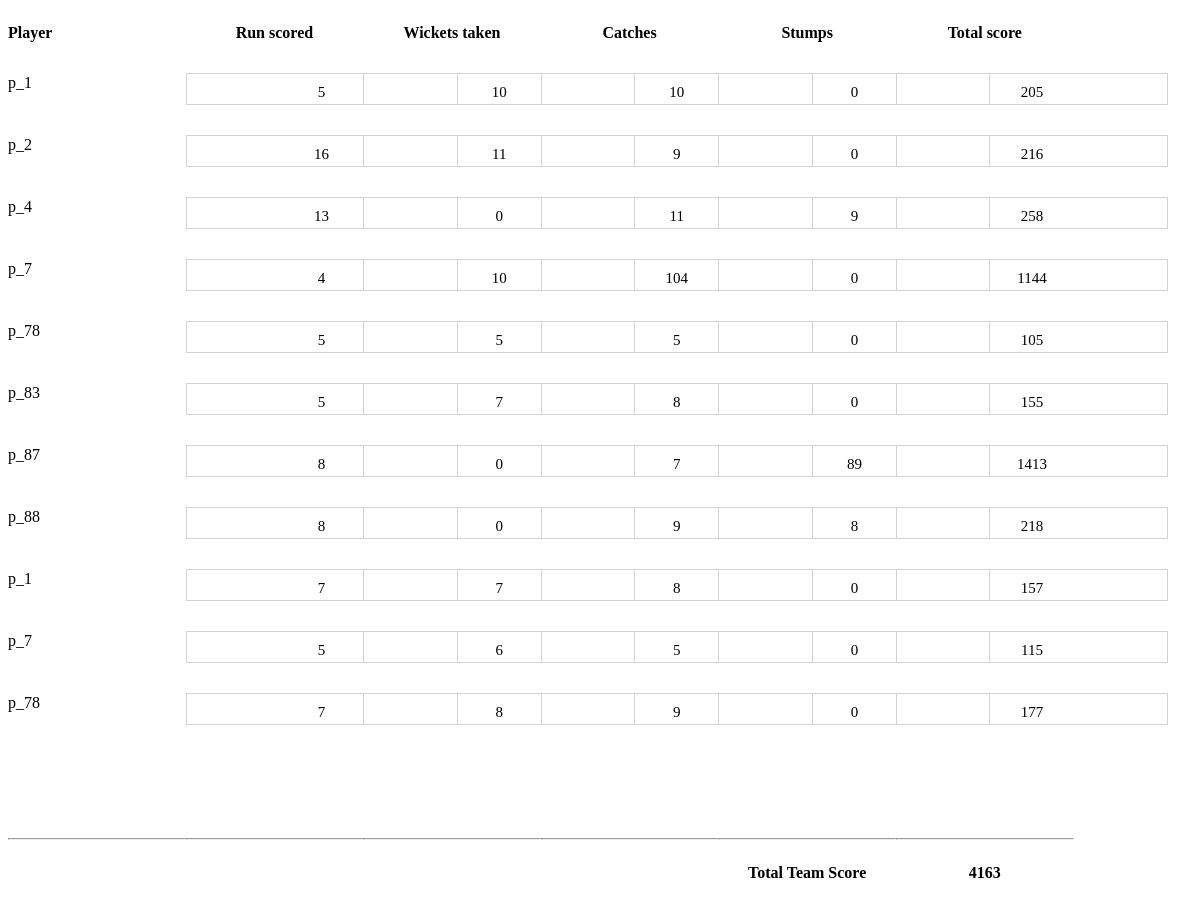
Screenshot of /normal_user/team_performance (signed in) with the database file from the repository.
### super_user/models.py (models this page shows)
class Players(models.Model):
	country = models.ForeignKey(Country, on_delete=models.CASCADE)
	name = models.TextField(max_length=255)
	category= models.TextField(max_length=255)
	class Meta:
		db_table = "Players"

class Player_score(models.Model):
	matches = models.ForeignKey(Matches, on_delete=models.CASCADE)
	players = models.ForeignKey(Players, on_delete=models.CASCADE)
	country = models.ForeignKey(Country, on_delete=models.CASCADE)
	player_name = models.TextField(max_length=40)
	runs = models.IntegerField()
	wickets = models.IntegerField()
	catches = models.IntegerField()
	stumps = models.IntegerField()
	total = models.IntegerField()
	class Meta:
		db_table = "Player_score"

### normal_user/views.py (the view)
# urls.py: url("team_performance", normal_user_views.team_performance, name="team_performance.html"),
@user_passes_test(check_normal_user)
def team_performance(request):
	my_user_id = request.user.id
	df = get_user_team_score(my_user_id)
	if isinstance(df, str):
		return HttpResponse(df)
	total = df.total.sum()
	data = df.apply(pd.Series.to_list, axis=1).to_list()
	return render(request, "team_performance.html", {"data" : data, 'total' : total})

### normal_user/views.py (called while the page is built)
def check_normal_user(user):
   return not user.is_superuser

### normal_user/templates/team_performance.html (shortened to what this page needs)
<html>
<head>
</head>
<body>
	<div class="row">
		<div class="column"><p><b>Player</b></p></div>
		<div class="column"><p><b><center>Run scored</center></b></p></div>
		<div class="column"><p><b><center>Wickets taken</center></b></p></div>
		<div class="column"><p><b><center>Catches</center></b></p></div>
		<div class="column"><p><b><center>Stumps</center></b></p></div>
		<div class="column"><p><b><center>Total score</center></b></p></div>
	</div>
	{% for i in data %}
		<div class="row">
			<div class="column"><p>{{ i.6 }}</p></div>
			<div class="column"><p id="pd">{{ i.1 }}</p></div>
			<div class="column"><p id="pd">{{ i.2 }}</p></div>
			<div class="column"><p id="pd">{{ i.3 }}</p></div>
			<div class="column"><p id="pd">{{ i.4 }}</p></div>
			<div class="column"><p id="pd">{{ i.5 }}</p></div>
		</div>
	{% endfor %}
	<div class="row">
		<div class="column"><br><br><br><br><br><hr></div>
		<div class="column"><br><br><br><br><br><hr></div>
		<div class="column"><br><br><br><br><br><hr></div>
		<div class="column"><br><br><br><br><br><hr></div>
		<div class="column"><br><br><br><br><br><hr></div>
		<div class="column"><br><br><br><br><br><hr></div>
	</div>
	<div class="row">
		<div class="column"><p></p></div>
		<div class="column"><p></p></div>
		<div class="column"><p></p></div>
		<div class="column"><p></p></div>
		<div class="column"><p><center><b>Total Team Score</b></center></p></div>
		<div class="column"><p><center><b>{{ total }}</b></center></p></div>
	</div>
	<br><br>
</body>
</html>

### normal_user/templates/team_performance.html (style rules this page uses)
.column { float: left; width: 15%; }
.row:after { display: table; clear: both; }
#pd { padding: 10px; border: 1px solid lightgray; width: 250px; height: 10px; text-align: center; font-size: 15px; }

### rows the page displays
Players: name "p_1"
Players: name "p_2"
Players: name "p_4"
Players: name "p_7"
Player_score: name "p_78", i "5", stumps "0", total "105"
Player_score: name "p_83", runs "5", wickets "7", catches "8", stumps "0", total "155"
Player_score: name "p_87", runs "8", wickets "0", catches "7", stumps "89", total "1413"
Player_score: name "p_88", i "8", wickets "0", catches "9", total "218"
Player_score: name "p_1", i "7", catches "8", stumps "0", total "157"
Player_score: name "p_7", i "5", wickets "6", stumps "0", total "115"
Player_score: name "p_78", runs "7", wickets "8", catches "9", stumps "0", total "177"

### other values shown
{{ i.1 }} "5" "16" "13" "4"
{{ i.2 }} "10" "11" "0" "10"
{{ i.3 }} "10" "9" "11" "104"
{{ i.4 }} "0" "0" "9" "0"
{{ i.5 }} "205" "216" "258" "1144"
{{ total }} "4163"
